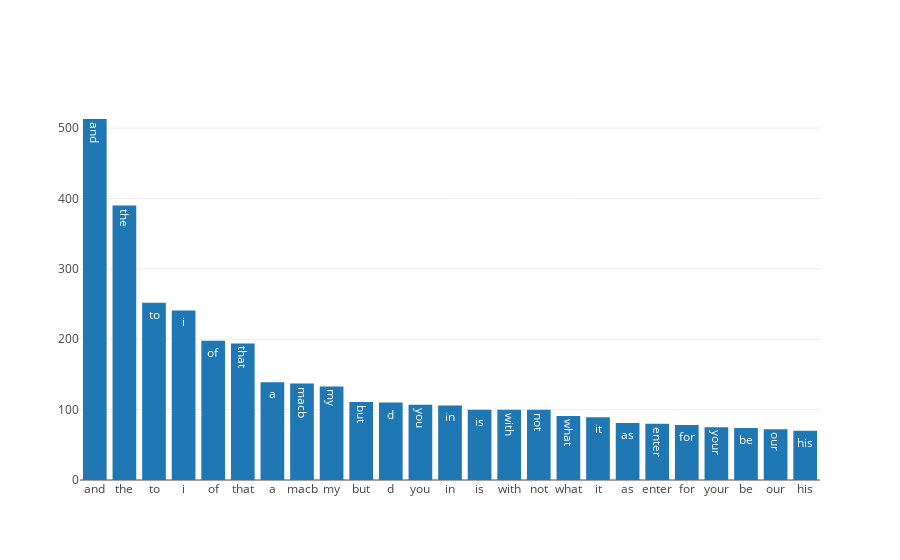

Notebook code cell kept with this figure:
### Code cell
if __name__ == '__main__':
   
    url = 'http://www.gutenberg.org/cache/epub/2264/pg2264.txt'
    my_pattern = r'\W(\w+)\W'
    
    Macbeth = Corpus(url, my_pattern)
    Macbeth.fetch_words()
    Macbeth.clean()
    Macbeth.count_words()
    Macbeth.plotify(25)

### Figure 1 — Plotly figure (JSON) as saved in the notebook; plotly's stock layout.template omitted (floating-point values rounded to 4 significant figures)
{"data": [{"text": ["and", "the", "to", "i", "of", "that", "a", "macb", "my", "but", "d", "you", "in", "is", "with", "not", "what", "it", "as", "enter", "for", "your", "be", "our", "his"], "type": "bar", "uid": "2911c870-6613-11e9-b593-8c8590bd53e4", "x": ["and", "the", "to", "i", "of", "that", "a", "macb", "my", "but", "d", "you", "in", "is", "with", "not", "what", "it", "as", "enter", "for", "your", "be", "our", "his"], "y": [513, 390, 252, 241, 198, 194, 139, 137, 133, 111, 110, 107, 106, 100, 100, 100, 91, 89, 81, 80, 78, 75, 74, 72, 70]}], "layout": {}}
